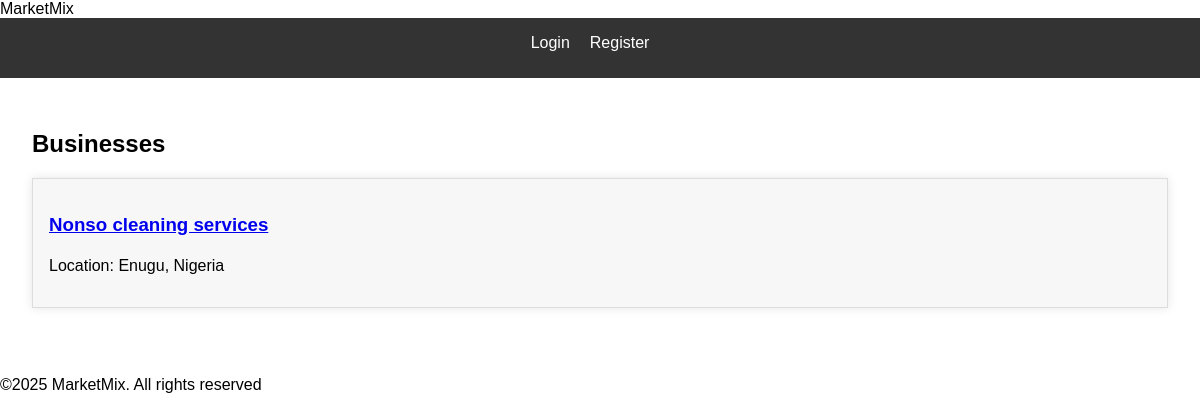
/businesses, run on the app's committed database.
### app/models/business.py (models this page shows)
class Business(db.Model):
    id = db.Column(db.Integer, primary_key=True)
    user_id = db.Column(db.Integer, db.ForeignKey('user.id'), nullable=False)
    business_name = db.Column(db.String(100), nullable=False)
    category = db.Column(db.String(50), nullable=False)
    country = db.Column(db.String(50), nullable=False)
    state = db.Column(db.String(50), nullable=False)
    city = db.Column(db.String(50), nullable=False)
    description = db.Column(db.Text, nullable=True)
    created_at = db.Column(db.DateTime, nullable=True, default=db.func.current_timestamp())
    posts = db.relationship('Post', backref='business', lazy=True)

### app/routes/main_routes.py (the view)
@main.route('/businesses')
def businesses():
    businesses = Business.query.order_by(Business.created_at.desc()).all()
    return render_template('main/businesses.html', businesses=businesses)

### app/templates/main/businesses.html (shortened to what this page needs)
{% extends 'base.html' %}
{% block content %}
<h2>Businesses</h2>
    {% for business in businesses %}
      <div class="post">
        <h3><a href="{{ url_for('business.business_profile', business_id=business.id) }}">{{business.business_name}}</a></h3>
        <p>Location: {{business.state}}, {{business.country}}</p>
      </div>
    {% endfor %}
{% endblock %}

### app/static/css/style.css (style rules this page uses)
body { font-family: Arial, sans-serif; margin: 0; padding: 0; }
.post { background-color: #f7f7f7; padding: 1em; margin-bottom: 20px; border: 1px solid #ddd; box-shadow: 0 0 10px rgba(0, 0, 0, 0.1); }

### data on the page
Business: business_name "Nonso cleaning services", state "Enugu", country "Nigeria"
